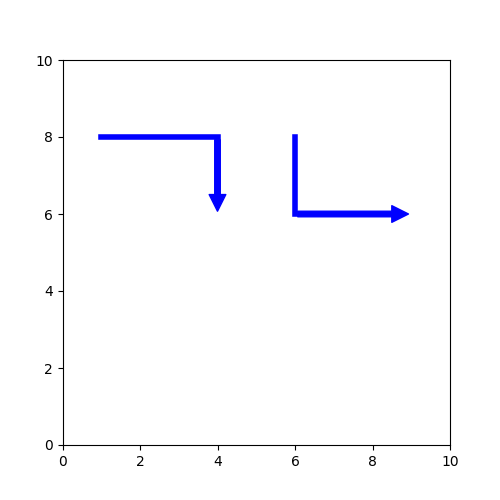

Reproduce this figure in Python.
import matplotlib
matplotlib.use('Agg')
import matplotlib.pyplot as plt
from matplotlib.patches import FancyArrowPatch

fig, ax = plt.subplots(figsize=(5, 5))
ax.set_xlim(0, 10)
ax.set_ylim(0, 10)

def ortho_arrow(x1, y1, x2, y2, direction='hv'):
    color = 'blue'
    ls = '-'
    lw = 4
    if direction == 'hv':
        ax.plot([x1, x2], [y1, y1], color=color, ls=ls, lw=lw, solid_capstyle='projecting')
        a = FancyArrowPatch((x2, y1), (x2, y2), arrowstyle='simple,tail_width=4,head_width=12,head_length=12', 
                            facecolor=color, edgecolor=color)
        ax.add_patch(a)
    else:
        ax.plot([x1, x1], [y1, y2], color=color, ls=ls, lw=lw, solid_capstyle='projecting')
        a = FancyArrowPatch((x1, y2), (x2, y2), arrowstyle='simple,tail_width=4,head_width=12,head_length=12', 
                            facecolor=color, edgecolor=color)
        ax.add_patch(a)

ortho_arrow(1, 8, 4, 6, 'hv')
ortho_arrow(6, 8, 9, 6, 'vh')

plt.savefig('test_block_arrow.png')
